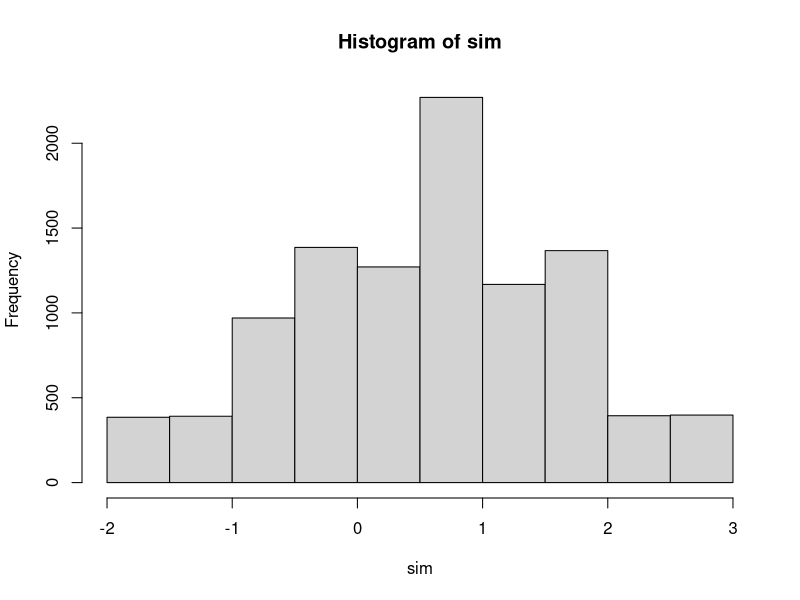
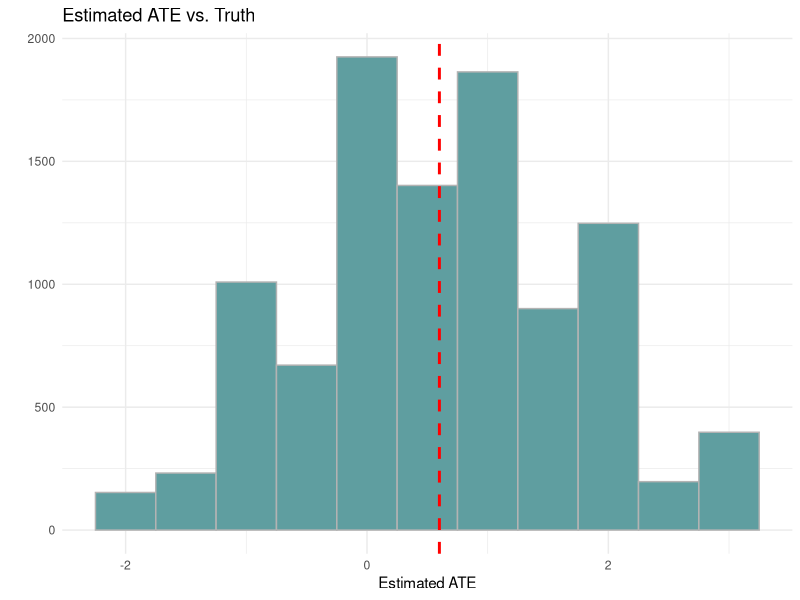

Here is the R script that generated these plots, in order:
## ---- chunk 1
knitr::opts_chunk$set(echo = TRUE)
## ---- chunk 2
# I like to include several additional notes in the header of my files here:
#
# Last modified: 9/9/2024
#
### PURPOSE:
  # Lecture 1 code and output file
# 
### NOTES:
  # - uses the Tidyverse package and Dplyr
## ---- chunk 3
# Any commands you want to have happen go here
# summary(mydata) # note: what does R look like? What's a comment? 
## ---- chunk 4
# The packages we will need for this file
# install.packages('tidyverse') # if you need to install the package, uncomment this line.
library(tidyverse) # load the installed package for each new session of R
## ---- chunk 5
gap <- function() # This line names the function "gap" and tells R that it's a function. 
    # Any arguments you need go in the parentheses
{ # Always have brackets around function definitions
  sdo <-  tibble( # This creates a data frame with 3 variables and 10 observations
    y1 = c(7,5,5,7,4,10,1,5,3,9),
    y0 = c(1,6,1,8,2,1,10,6,7,8),
    random = rnorm(10)
  ) %>% # what si a pipe operator? 
    arrange(random) %>% # Sort the data frame by the random variable (i.e., a random sort)
    mutate( # Mutate = creating new variables
      d = c(rep(1,5), rep(0,5)), # Assigns a treatment variable
      y = d * y1 + (1 - d) * y0 # The switching equation to tell us which outcome we observe
    ) %>%
    pull(y) # This line keeps only the observed outcome
  
  sdo <- mean(sdo[1:5]-sdo[6:10]) # This is the outcome of interest: the estimated ATE based on observed data
  
  return(sdo) # This line tells the function what to return (the outcome we want)
} # Don't forget to close the brackets

# Let's test the function
gap()
test <- gap() # What happens when we run this multiple times? Why?
## ---- chunk 6

sim <- replicate(10000, gap()) 
mean(sim)
hist(sim)
## ---- chunk 7
sim <- tibble(sim) # We need a data frame for ggplot to work 
ggplot(data=sim, aes(sim))+
  geom_histogram(binwidth=.5,color='gray70',fill='cadetblue') +
  theme_minimal() + 
  labs(x="Estimated ATE", y="",title="Estimated ATE vs. Truth") + 
  geom_vline(xintercept=0.6, color="red", linetype="dashed",size=1)

  # Notes: 
    # First, need to tell ggplot what tibble object to look at (sim) 
    # Then, the aes() command tells ggplot which variables to use. This depends on the particular 
    #   geom() you want. 
    #   Since we are making a one-variable histogram, we need only reference the variable we have
    # geom_histogram() makes the histogram. 
    #   See <http://www.stat.columbia.edu/~tzheng/files/Rcolor.pdf> for colors in R 
    # theme_minimal() is a nice theme to use for the background. 
    #   More themes here: <https://ggplot2.tidyverse.org/reference/ggtheme.html> 
    # labs() defines the labels of interest 
    # geom_vline() makes a vertical line at the true ATE (in this case, 0.6).
## ---- chunk 8
print("=============================Works Cited=============================")
loadedNamespaces() %>%
map(citation) %>%
print(style = "text") # Adds citations for each package to end of .rmd file

knitr::write_bib(file = 'packages.bib') # Constructs a citation file for all packages used in this lecture.

# DON'T FORGET TO CITE YOUR PACKAGES IN YOUR PAPERS/ASSIGNMENTS. 
